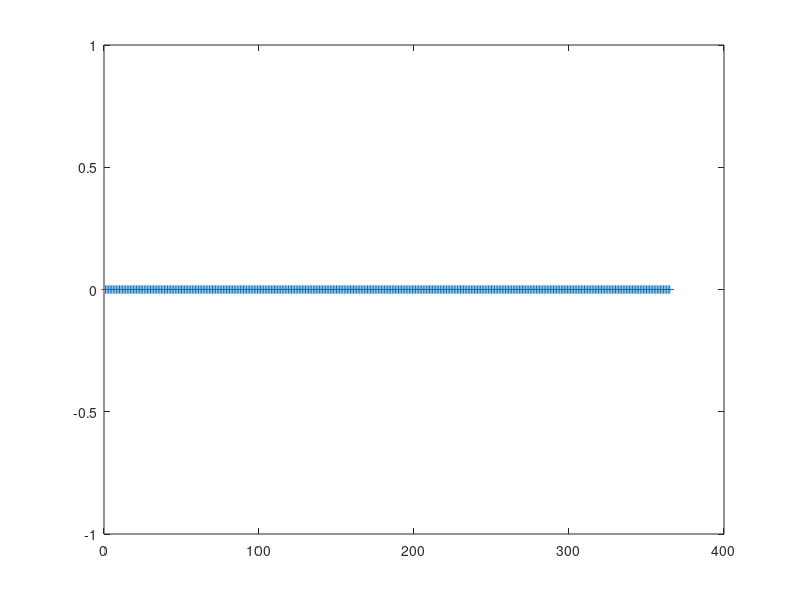

Recreate this plot in MATLAB. (Note: this script raises an error after producing the figure.)
for ii = 1 : 365
  if exist(['SARTA_AIRSL1c_Anomaly365_16_CLD//RESULTS//sarta_' num2str(ii,'%03d') '_fixCFC_M_TS_jac_all_5_6_97_97_97_2645_cld.mat'])
    iaFound(ii) = +1;
  else
    iaFound(ii) = 0;
  end
end
sum(iaFound)
plot(iaFound,'+-');

notdone = find(iaFound == 0);
%notdone
if length(notdone) > 0
  fprintf(1,'still need to put together %3i of 365 \n',length(notdone))
  fid = fopen('notdone_finalRES.sc','w');
  str = ['/bin/rm slurm*; sbatch --exclude=cnode[204,225,267] --array='];
  fprintf(fid,'%s',str);
  iX = nice_output(fid,notdone);   %% now put in continuous strips
  fprintf(1,'length(notdone) = %4i Num Continuous Strips = %4i \n',length(notdone),iX)
  str = ['%30 sergio_matlab_jobB.sbatch 5'];
  fprintf(fid,'%s \n',str);
  fclose(fid);
end
